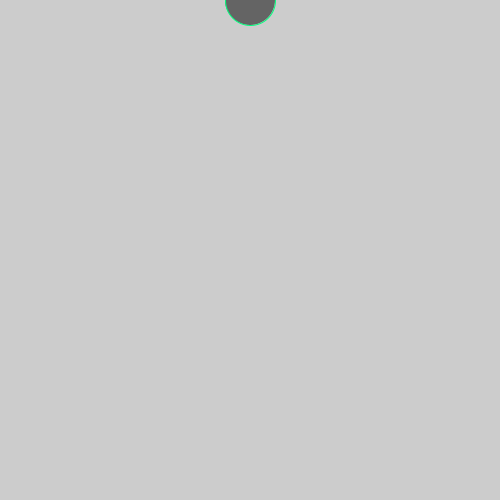
Frame 1 (no input)
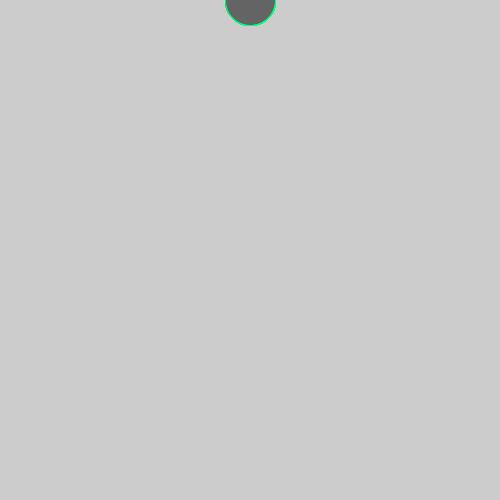
Frame 60 (the mouse pressed at the canvas centre just before this capture)
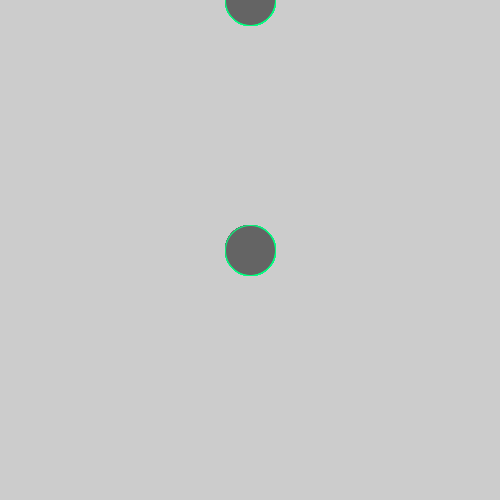
Frame 120 (the mouse held since frame 60 and released just before this capture)

The Processing sketch that drew these frames (run headless with seeded random() and noise(); from frame 60 on, the mouse is pressed at the canvas centre):

// Processing sketch: move_on_y_axis
// ── move_on_y_axis.pde
void setup()
{ 
  size(500,500);
}
void draw()
{ 
  fill(100);
  stroke(0,255,125);
  ellipse(250,mouseY,50,50);
}
